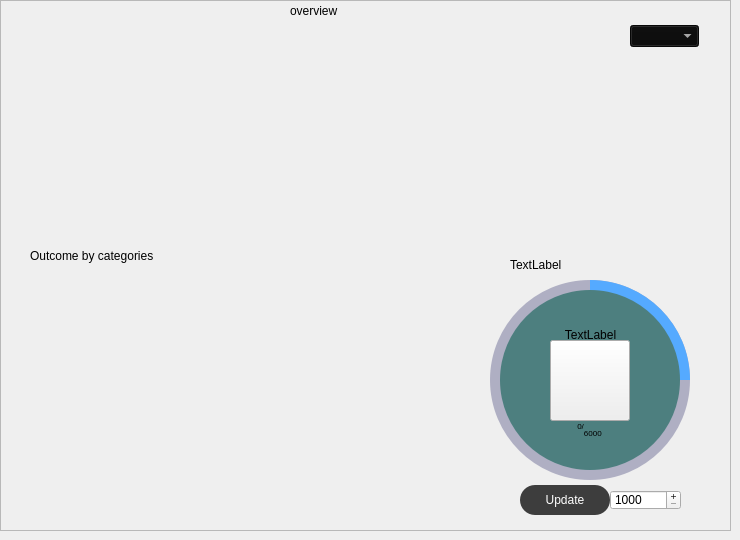
     <widget class="QWidget" name="overviewpage">
      <widget class="QFrame" name="frame">
       <property name="geometry">
        <rect>
         <x>0</x>
         <y>0</y>
         <width>731</width>
         <height>531</height>
        </rect>
       </property>
       <property name="frameShape">
        <enum>QFrame::StyledPanel</enum>
       </property>
       <property name="frameShadow">
        <enum>QFrame::Raised</enum>
       </property>
       <widget class="QLabel" name="label_2">
        <property name="geometry">
         <rect>
          <x>290</x>
          <y>0</y>
          <width>111</width>
          <height>21</height>
         </rect>
        </property>
        <property name="styleSheet">
         <string notr="true">font: 24pt &quot; Monotype Corsiva&quot;;</string>
        </property>
        <property name="text">
         <string>overview</string>
        </property>
       </widget>
       <widget class="QWidget" name="verticalLayoutWidget_2">
        <property name="geometry">
         <rect>
          <x>0</x>
          <y>200</y>
          <width>461</width>
          <height>331</height>
         </rect>
        </property>
        <layout class="QVBoxLayout" name="PieFrame">
         <property name="spacing">
          <number>0</number>
         </property>
         <property name="sizeConstraint">
          <enum>QLayout::SetDefaultConstraint</enum>
         </property>
         <property name="leftMargin">
          <number>0</number>
         </property>
        </layout>
       </widget>
       <widget class="QWidget" name="verticalLayoutWidget">
        <property name="geometry">
         <rect>
          <x>0</x>
          <y>20</y>
          <width>721</width>
          <height>221</height>
         </rect>
        </property>
        <layout class="QVBoxLayout" name="BarFrame"/>
       </widget>
       <widget class="QLabel" name="PieTitle">
        <property name="geometry">
         <rect>
          <x>30</x>
          <y>240</y>
          <width>321</width>
          <height>31</height>
         </rect>
        </property>
        <property name="styleSheet">
         <string notr="true">font: italic 16pt &quot;Monotype Corsiva&quot;;</string>
        </property>
        <property name="text">
         <string>Outcome by categories</string>
        </property>
       </widget>
       <widget class="QComboBox" name="Year">
        <property name="geometry">
         <rect>
          <x>630</x>
          <y>25</y>
          <width>69</width>
          <height>22</height>
         </rect>
        </property>
        <property name="styleSheet">
         <string notr="true">color: rgb(255,255, 255);
background-color: rgb(10, 10, 10);
font: 14pt &quot; Monotype Corsiva&quot;;</string>
        </property>
       </widget>
       <widget class="QFrame" name="ProgressIndicator">
        <property name="geometry">
         <rect>
          <x>460</x>
          <y>250</y>
          <width>251</width>
          <height>281</height>
         </rect>
        </property>
        <property name="frameShape">
         <enum>QFrame::NoFrame</enum>
        </property>
        <property name="frameShadow">
         <enum>QFrame::Raised</enum>
        </property>
        <widget class="QFrame" name="CircularFrame">
         <property name="geometry">
          <rect>
           <x>30</x>
           <y>30</y>
           <width>200</width>
           <height>200</height>
          </rect>
         </property>
         <property name="styleSheet">
          <string notr="true">QFrame{
border-radius:100px;
background-color: qconicalgradient(cx:0.5, cy:0.5, angle:90, stop:0.749 rgba(255, 0, 127, 0), stop:0.750 rgba(85, 170, 255, 255));
}</string>
         </property>
         <property name="frameShape">
          <enum>QFrame::NoFrame</enum>
         </property>
         <property name="frameShadow">
          <enum>QFrame::Raised</enum>
         </property>
        </widget>
        <widget class="QFrame" name="CircularBG">
         <property name="geometry">
          <rect>
           <x>30</x>
           <y>30</y>
           <width>200</width>
           <height>200</height>
          </rect>
         </property>
         <property name="styleSheet">
          <string notr="true">QFrame{
border-radius:100px;
background-color: rgba(77, 77, 127, 100);
}</string>
         </property>
         <property name="frameShape">
          <enum>QFrame::StyledPanel</enum>
         </property>
         <property name="frameShadow">
          <enum>QFrame::Raised</enum>
         </property>
        </widget>
        <widget class="QFrame" name="frame_4">
         <property name="geometry">
          <rect>
           <x>40</x>
           <y>40</y>
           <width>180</width>
           <height>180</height>
          </rect>
         </property>
         <property name="styleSheet">
          <string notr="true">QFrame{
border-radius:90px;
background-color: rgb(77, 127, 127);
}</string>
         </property>
         <property name="frameShape">
          <enum>QFrame::StyledPanel</enum>
         </property>
         <property name="frameShadow">
          <enum>QFrame::Raised</enum>
         </property>
         <widget class="QLabel" name="ProgressTitle">
          <property name="geometry">
           <rect>
            <x>10</x>
            <y>35</y>
            <width>161</width>
            <height>20</height>
           </rect>
          </property>
          <property name="styleSheet">
           <string notr="true">font: 13pt &quot; Monotype Corsiva&quot;;
background-color:transparent;</string>
          </property>
          <property name="text">
           <string>TextLabel</string>
          </property>
          <property name="alignment">
           <set>Qt::AlignCenter</set>
          </property>
         </widget>
         <widget class="QLabel" name="DisplaySaving">
          <property name="geometry">
           <rect>
            <x>29</x>
            <y>120</y>
            <width>121</width>
            <height>41</height>
           </rect>
          </property>
          <property name="styleSheet">
           <string notr="true">font: 24pt &quot; Monotype Corsiva&quot;;
background-color:transparent;</string>
          </property>
          <property name="text">
           <string>&lt;html&gt;&lt;head/&gt;&lt;body&gt;&lt;p&gt;&lt;span style=&quot; vertical-align:super;&quot;&gt;0/&lt;/span&gt;&lt;span style=&quot; vertical-align:sub;&quot;&gt;6000&lt;/span&gt;&lt;/p&gt;&lt;/body&gt;&lt;/html&gt;</string>
          </property>
          <property name="alignment">
           <set>Qt::AlignCenter</set>
          </property>
         </widget>
         <widget class="QToolButton" name="toolButton">
          <property name="geometry">
           <rect>
            <x>50</x>
            <y>50</y>
            <width>80</width>
            <height>81</height>
           </rect>
          </property>
          <property name="styleSheet">
           <string notr="true">backgroud-color:transparent;</string>
          </property>
          <property name="text">
           <string/>
          </property>
          <property name="icon">
           <iconset resource="Resources.qrc">
            <normaloff>:/Icons/Icons/money_pig.ico</normaloff>:/Icons/Icons/money_pig.ico</iconset>
          </property>
          <property name="iconSize">
           <size>
            <width>80</width>
            <height>80</height>
           </size>
          </property>
         </widget>
        </widget>
        <widget class="QSpinBox" name="Goal">
         <property name="geometry">
          <rect>
           <x>150</x>
           <y>240</y>
           <width>71</width>
           <height>20</height>
          </rect>
         </property>
         <property name="styleSheet">
          <string notr="true">font: 14pt &quot; Monotype Corsiva&quot;;
</string>
         </property>
         <property name="wrapping">
          <bool>false</bool>
         </property>
         <property name="frame">
          <bool>true</bool>
         </property>
         <property name="buttonSymbols">
          <enum>QAbstractSpinBox::PlusMinus</enum>
         </property>
         <property name="minimum">
          <number>1000</number>
         </property>
         <property name="maximum">
          <number>999999999</number>
         </property>
         <property name="singleStep">
          <number>1000</number>
         </property>
         <property name="stepType">
          <enum>QAbstractSpinBox::DefaultStepType</enum>
         </property>
        </widget>
        <widget class="QPushButton" name="updateGoal">
         <property name="geometry">
          <rect>
           <x>60</x>
           <y>235</y>
           <width>90</width>
           <height>30</height>
          </rect>
         </property>
         <property name="styleSheet">
          <string notr="true">border-radius:15px;
background-color: rgb(61, 61, 61);
font: italic 16pt &quot;Monotype Corsiva&quot;;
color: rgb(255, 255, 255);
</string>
         </property>
         <property name="text">
          <string>Update</string>
         </property>
         <property name="icon">
          <iconset resource="Resources.qrc">
           <normaloff>:/Icons/Icons/updates-16.ico</normaloff>:/Icons/Icons/updates-16.ico</iconset>
         </property>
         <property name="checkable">
          <bool>false</bool>
         </property>
        </widget>
        <widget class="QLabel" name="Title">
         <property name="geometry">
          <rect>
           <x>50</x>
           <y>-1</y>
           <width>201</width>
           <height>31</height>
          </rect>
         </property>
         <property name="styleSheet">
          <string notr="true">font: 15pt &quot; Monotype Corsiva&quot;;
background-color:transparent;</string>
         </property>
         <property name="text">
          <string>TextLabel</string>
         </property>
        </widget>
        <zorder>CircularBG</zorder>
        <zorder>CircularFrame</zorder>
        <zorder>frame_4</zorder>
        <zorder>Goal</zorder>
        <zorder>updateGoal</zorder>
        <zorder>Title</zorder>
       </widget>
      </widget>
     </widget>
